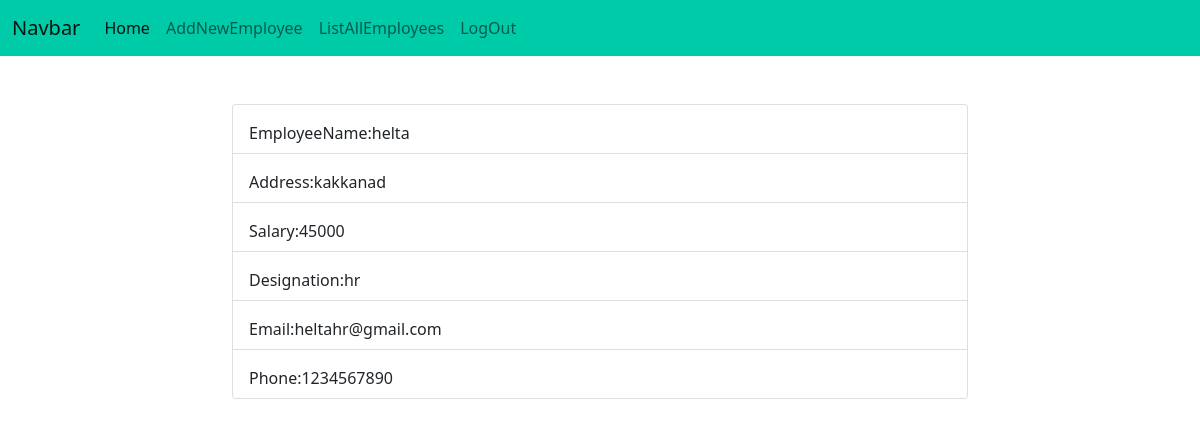
Page /employees/details/1 on the committed database.
### employees/models.py (models this page shows, shortened)
class Employees(models.Model):
    emp_name=models.CharField(max_length=120)
    options=(("ceo","ceo"),
             ("admin","admin"),
             ("hr","hr"),
             ("telecaller","telecaller"),
             ("faculty","faculty"),
             ("seo","seo"))
    designation=models.CharField(max_length=120,choices=options,null=True,default="hr")
    salary=models.PositiveIntegerField()
    address=models.CharField(max_length=120)
    email=models.CharField(max_length=120,unique=True)
    phone=models.CharField(max_length=15,unique=True)
    is_active=models.BooleanField(default=True,null=True)

### employees/views.py (the view)
# urls.py: path("details/<int:id>",views.employee_detail,name="empdetails"),
def employee_detail(request,id):
    employee=Employees.objects.get(id=id)
    context={"employee":employee}
    return render(request,"detail_emp.html",context)

### employees/templates/detail_emp.html
{%extends 'base.html'%}
{%block body_block%}
<div class="row mt-5">
    <div class="col-2"></div>
    <div class="col-8">
        <div class="card" style="width: 100%;">
            <ul class="list-group list-group-flush">
                <li class="list-group-item mt-2">EmployeeName:{{employee.emp_name}}</li>
                <li class="list-group-item mt-2">Address:{{employee.address}}</li>
                <li class="list-group-item mt-2">Salary:{{employee.salary}}</li>
                <li class="list-group-item mt-2">Designation:{{employee.designation}}</li>
                <li class="list-group-item mt-2">Email:{{employee.email}}</li>
                <li class="list-group-item mt-2">Phone:{{employee.phone}}</li>
            </ul>
        </div>
    </div>
    <div class="col-2"></div>
</div>
{%endblock%}

### rows in the picture
Employees: emp_name "helta", address "kakkanad", salary "45000", designation "hr", email "heltahr@gmail.com", phone "1234567890"
